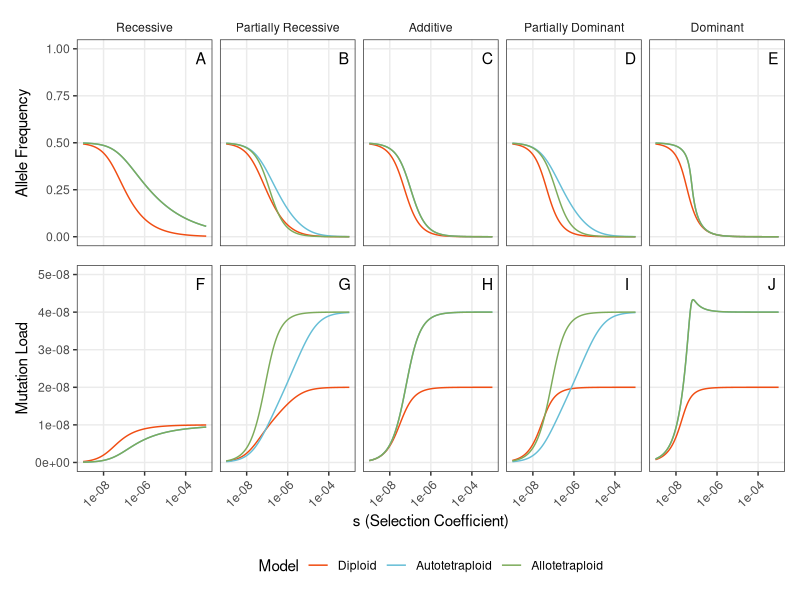

The R script that drew this image:
library(ggplot2)
library(readr)
library(dplyr)
library(tidyr)
library(patchwork)

setwd("~/GitHub/Mutation_Selection_Balance_Autos_Allos/Matlab_scripts/equal_mut_bifn")

# Define color mapping
dip_color <- "#F04D13"
auto_color <- "#66BED6"
allo_color <- "#7DAB5B"

# Read in all datasets
dip_rec <- read_csv("dip_rec.csv", col_names = c("s", "q", "g0", "g1", "w"))
dip_part_rec <- read_csv("dip_part_rec.csv", col_names = c("s", "q", "g0", "g1", "w"))
dip_add <- read_csv("dip_add.csv", col_names = c("s", "q", "g0", "g1", "w"))
dip_part_dom <- read_csv("dip_part_dom.csv", col_names = c("s", "q", "g0", "g1", "w"))
dip_dom <- read_csv("dip_dom.csv", col_names = c("s", "q", "g0", "g1", "w"))

auto_rec <- read_csv("auto_rec.csv", col_names = c("s", "q", "g0", "g1", "g2", "w"))
auto_part_rec <- read_csv("auto_part_rec.csv", col_names = c("s", "q", "g0", "g1", "g2", "w"))
auto_add <- read_csv("auto_add.csv", col_names = c("s", "q", "g0", "g1", "g2", "w"))
auto_part_dom <- read_csv("auto_part_rec.csv", col_names = c("s", "q", "g0", "g1", "g2", "w"))
auto_dom <- read_csv("auto_dom.csv", col_names = c("s", "q", "g0", "g1", "g2", "w"))

allo_rec <- read_csv("allo_rec.csv", col_names = c("s", "q", "g00", "g01", "g10", "g11", "w"))
allo_part_rec <- read_csv("allo_part_rec.csv", col_names = c("s", "q", "g00", "g01", "g10", "g11", "w"))
allo_add <- read_csv("allo_add.csv", col_names = c("s", "q", "g00", "g01", "g10", "g11", "w"))
allo_part_dom <- read_csv("allo_part_rec.csv", col_names = c("s", "q", "g00", "g01", "g10", "g11", "w"))
allo_dom <- read_csv("allo_dom.csv", col_names = c("s", "q", "g00", "g01", "g10", "g11", "w"))

# Add dominance labels
dip_rec$Dominance       <- "Recessive"
dip_part_rec$Dominance  <- "Partially Recessive"
dip_add$Dominance       <- "Additive"
dip_part_dom$Dominance  <- "Partially Dominant"
dip_dom$Dominance       <- "Dominant"

auto_rec$Dominance       <- "Recessive"
auto_part_rec$Dominance  <- "Partially Recessive"
auto_add$Dominance       <- "Additive"
auto_part_dom$Dominance  <- "Partially Dominant"
auto_dom$Dominance       <- "Dominant"

allo_rec$Dominance       <- "Recessive"
allo_part_rec$Dominance  <- "Partially Recessive"
allo_add$Dominance       <- "Additive"
allo_part_dom$Dominance  <- "Partially Dominant"
allo_dom$Dominance       <- "Dominant"

# Bind each ploidy group together
dip  <- bind_rows(dip_rec, dip_part_rec, dip_add, dip_part_dom, dip_dom)
auto <- bind_rows(auto_rec, auto_part_rec, auto_add, auto_part_dom, auto_dom)
allo <- bind_rows(allo_rec, allo_part_rec, allo_add, allo_part_dom, allo_dom)

# Factor by dominance
dip$Dominance <- factor(dip$Dominance, levels = c("Recessive", "Partially Recessive", "Additive", "Partially Dominant", "Dominant"))
auto$Dominance <- factor(auto$Dominance, levels = c("Recessive", "Partially Recessive", "Additive", "Partially Dominant", "Dominant"))
allo$Dominance <- factor(allo$Dominance, levels = c("Recessive", "Partially Recessive", "Additive", "Partially Dominant", "Dominant"))

# Calculate summary statistics for each dataset, including load, PD, and genotypes
dip <- dip %>% 
  mutate(G0 = g0^2, 
         G1 = 2*g0*g1, 
         G2 = g1^2, 
         load = 1-w, 
         PD = 0, 
         Model = "Diploid")

auto <- auto %>% 
  mutate(G0 = g0^2, 
         G1 = 2*g0*g1, 
         G2 = 2*g0*g2 + g1^2, 
         G3 = 2*g1*g2, 
         G4 = g2^2,
         load = 1-w, 
         PD = g2 - q^2, 
         Model = "Autotetraploid")

allo <- allo %>% 
  mutate(G0 = g00^2, 
         G1 = 2*g00*(g01+g10), 
         G2 = g01^2 + 2*(g00*g11 + g01*g10) + g10^2,
         G3 = 2*g11*(g01 + g10),
         G4 = g11^2,
         load = 1-w, 
         PD = g11 - q^2, 
         Model = "Allotetraploid")

# Combine all datasets (assuming you’ve already added Dominance and Ploidy columns earlier)
full_data <- bind_rows(dip, auto, allo)

# Set ploidy as a factor for consistent color and legend order
full_data$Model <- factor(full_data$Model, levels = c("Diploid", "Autotetraploid", "Allotetraploid"))

# Color mapping
ploidy_colors <- c("Diploid" = dip_color,
                   "Autotetraploid" = auto_color,
                   "Allotetraploid" = allo_color)

# Create data frame for panel labels
panel_labels_top <- data.frame(
  Dominance = factor(c("Recessive", "Partially Recessive", "Additive", "Partially Dominant", "Dominant"),
                     levels = c("Recessive", "Partially Recessive", "Additive", "Partially Dominant", "Dominant")),
  label = c("A", "B", "C", "D", "E"),
  x = rep(3e-4, 5),  # x position for labels
  y = rep(0.95, 5)   # y position for labels
)

panel_labels_bottom <- data.frame(
  Dominance = factor(c("Recessive", "Partially Recessive", "Additive", "Partially Dominant", "Dominant"),
                     levels = c("Recessive", "Partially Recessive", "Additive", "Partially Dominant", "Dominant")),
  label = c("F", "G", "H", "I", "J"),
  x = rep(3e-4, 5),   # x position for labels
  y = rep(4.75e-8, 5) # y position for labels
)

# Top row: Allele frequency (q) plot
p_q <- ggplot(full_data, aes(x = s, y = q, color = Model)) +
  geom_line() +
  scale_color_manual(values = ploidy_colors) +
  facet_wrap(~Dominance, nrow = 1, strip.position = "top") +
  scale_x_log10(
    limits = c(1e-9, 1e-3),
    breaks = c(1e-8, 1e-6, 1e-4)
  ) +
  scale_y_continuous(
    limits = c(0, 1),
    breaks = c(0, 0.25, 0.5, 0.75, 1)
  ) +
  # Add panel labels
  geom_text(data = panel_labels_top, aes(x = x, y = y, label = label),
            inherit.aes = FALSE, size = 4, hjust = 0) +
  theme_bw(base_size = 11) +
  theme(
    legend.position = "none",
    panel.grid.minor = element_blank(),
    strip.placement = "outside",
    strip.background = element_blank(),
    axis.text.x = element_blank(),
    axis.ticks.x = element_blank()
  ) +
  labs(y = "Allele Frequency", x = NULL, color = "Model")

# Bottom row: Mutation load plot
p_load <- ggplot(full_data, aes(x = s, y = load, color = Model)) +
  geom_line() +
  scale_color_manual(values = ploidy_colors) +
  facet_wrap(~Dominance, nrow = 1) +  
  scale_x_log10(
    limits = c(1e-9, 1e-3),
    breaks = c(1e-8, 1e-6, 1e-4),
    labels = scales::label_scientific()
  ) +
  scale_y_continuous(
    limits = c(0, 5e-8),
    breaks = c(0, 1e-8, 2e-8, 3e-8, 4e-8, 5e-8),
    labels = scales::label_scientific()
  ) +
  # Add panel labels
  geom_text(data = panel_labels_bottom, aes(x = x, y = y, label = label),
            inherit.aes = FALSE, size = 4, hjust = 0) +
  theme_bw(base_size = 11) +
  labs(x = "s (Selection Coefficient)", y = "Mutation Load") +
  theme(
    legend.position = "none",
    panel.grid.minor = element_blank(),
    strip.placement = "outside",
    strip.background = element_blank(),
    strip.text.x = element_blank(),
    axis.text.x = element_text(angle = 45, hjust = 1, size = 9)
  )

# Combine plots
final_plot <- p_q / p_load +
  plot_layout(guides = "collect") & theme(legend.position = "bottom")

# Save
ggsave("equal_mut_bifn.pdf", final_plot, width = 6.5, height = 4, units = "in")
